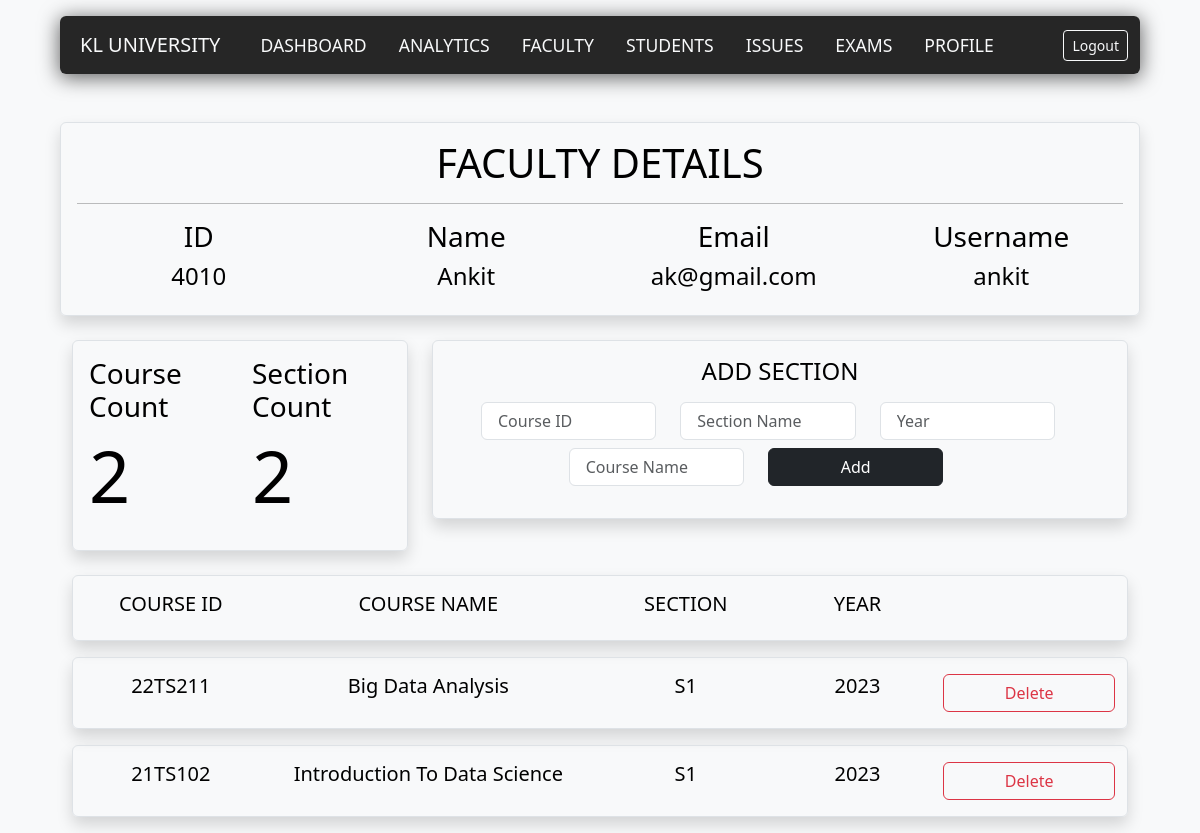
The page /faculty/4010 (signed in) on the database its author committed.
### dashboard/models.py (models this page shows)
class Faculty(models.Model):
    admin_username = models.fields.CharField(max_length=50)
    teacher_id = models.fields.CharField(max_length=50)
    name = models.fields.CharField(max_length=100)
    email = models.fields.EmailField(max_length=100,unique = True)
    username = models.fields.CharField(max_length=50,unique = True)
    password = models.fields.CharField(max_length=30)

class Section(models.Model):
    admin_username = models.fields.CharField(max_length=50)
    teacher_id = models.fields.CharField(max_length=50)
    teacher_name = models.fields.CharField(max_length=100)
    course_id = models.fields.CharField(max_length=50)
    course_name = models.fields.CharField(max_length=100)
    section_id = models.fields.CharField(max_length=75)
    section_name = models.fields.CharField(max_length=25)
    year = models.fields.CharField(max_length=4)
    active = models.fields.BooleanField(default=True)

### dashboard/views.py (the view)
# urls.py: path('faculty/<slug:id>',dashboardviews.admin_faculty_details,name="faculty-details"),
def admin_faculty_details(request,id):
    if request.method == "POST":
        data = request.POST
        newSection = Section()
        faculty = Faculty.objects.filter(Q(admin_username=request.session['username']) & Q(teacher_id=id))
        faculty = faculty[0]
        newSection.admin_username = request.session['username']
        newSection.teacher_id = faculty.teacher_id
        newSection.teacher_name = faculty.name
        newSection.course_id = data.get('course_id').replace(" ", "")
        newSection.course_name = data.get('course_name')
        newSection.section_name = data.get('section_name')
        newSection.year = data.get('year')
        newSection.section_id =  (newSection.year + newSection.course_id + newSection.section_name).replace(" ","")
        try:
            if request.session['username'] == "guestadmin":
                raise Exception("!Modification Of Guest Account Is Not Supported")
            newSection.save()
            sectionList = Section.objects.filter(Q(admin_username=request.session['username']) & Q(teacher_id=id) & Q(active=True))
            courseCount = sectionList.values('course_id').distinct().count()
            return render(request,'dashboard/admin_faculty_details.html',{"uni_name" : request.session['uni_name'] ,"faculty" : faculty,"success" : "Section Added Successfully", "sectionList" : sectionList, "sectionCount" : len(sectionList), "courseCount" : courseCount})
        except Exception as e:
            e = str(e)
            error = "Something Went Wrong"
            if e[0] == '!':
                error = "Modification Of Guest Account Is Not Supported"
            sectionList = Section.objects.filter(Q(admin_username=request.session['username']) & Q(teacher_id=id) & Q(active=True))
            courseCount = sectionList.values('course_id').distinct().count()
            return render(request,'dashboard/admin_faculty_details.html',{"uni_name" : request.session['uni_name'] ,"faculty" : faculty,"error":error, "sectionList" : sectionList, "sectionCount" : len(sectionList), "courseCount" : courseCount})
    elif request.session.has_key('user') and request.session['user'] == 'admin':
        faculty = Faculty.objects.filter(Q(admin_username=request.session['username']) & Q(teacher_id=id))
        faculty = faculty[0]
        sectionList = Section.objects.filter(Q(admin_username=request.session['username']) & Q(teacher_id=id) &Q(active=True))
        courseCount = sectionList.values('course_id').distinct().count()
        return render(request,'dashboard/admin_faculty_details.html',{"uni_name" : request.session['uni_name'] ,"faculty" : faculty, "sectionList" : sectionList, "sectionCount" : len(sectionList), "courseCount" : courseCount})
    else:
        return redirect('/login')

### dashboard/templates/dashboard/admin_faculty_details.html (shortened to what this page needs)
{%extends "dash_base.html"%}
{%block content%}
<div class=" navbox container rounded mt-3">
    <nav class="navbar navbar-expand-lg row">
      <div class="container-fluid">
        <a class="navbar-brand text-light col text-uppercase display-5 p-2" href="">{{uni_name}}</a>
        <div class="collapse navbar-collapse" id="navbarNavDropdown">
          <ul class="navbar-nav col">
            <li class="nav-item px-2">
              <a class="nav-link text-light text-uppercase"  href="/dashboard">Dashboard</a>
            </li>
            <li class="nav-item px-2">
              <a class="nav-link text-light text-uppercase" href="{% url 'admin-analytics' %}">Analytics</a>
            </li>
            <li class="nav-item px-2">
              <a class="nav-link text-light text-uppercase" href="{% url 'faculty' %}">Faculty</a>
            </li>
            <li class="nav-item px-2">
              <a class="nav-link text-light text-uppercase" href="{% url 'students' %}">Students</a>
            </li>
            <li class="nav-item px-2">
              <a class="nav-link text-light text-uppercase" href="{% url 'issues' %}">Issues</a>
            </li>
            <li class="nav-item px-2">
              <a class="nav-link text-light text-uppercase" href="{% url 'admin-exams' %}">Exams</a>
            </li>
            <li class="nav-item px-2">
              <a class="nav-link text-light text-uppercase" href="{% url 'admin-profile' %}">Profile</a>
            </li>
          </ul>
          <a class="btn btn-outline-light btn-sm " href="{%url 'logout'%}">
            Logout
          </a>
        </div>
      </div>
    </nav>
    </div>
<div class="container mt-5">
    <div class="row ">
       <div class="p-3 border rounded shadow">
            <div class="display-6 text-center fw-light">FACULTY DETAILS</div>
            <hr/>
            <div class="row text-center">
                <div class="col-3  h3 fw-light">
                <strong> ID </strong>
                </div>
                <div class="col-3  h3 fw-light">
                <strong> Name </strong>
                </div>
                <div class="col-3  h3 fw-light">
                <strong> Email </strong>
                </div>
                <div class="col-3  h3 fw-light">
                    <strong> Username </strong>
                </div>
            </div>
            <div class="row text-center">
                <div class="col-3  h4 fw-light">
                {{faculty.teacher_id}}
                </div>
                <div class="col-3  h4 fw-light">
                {{faculty.name}}
                </div>
                <div class="col-3  h4 fw-light">
                {{faculty.email}}
                </div>
                <div class="col-3  h4 fw-light">
                 {{faculty.username}}
                 </div>
            </div>
       </div>
    </div>
</div>
<form action = "" method = "POST">
<div class="container mt-4">
    <div class="row ">
      <div class="col-4">
       <div class="p-3 border rounded shadow">
        <div class=" row ">
          <h3 class="col fw-light">Course Count</h3>
          <h3 class="col fw-light">Section Count</h3>
        </div>
        <div class="row ">
          <h1 class=" col display-2 mb-3">{{courseCount}}</h1>
          <h1 class=" col display-2 mb-3">{{sectionCount}}</h1>
        </div>
       </div>
      </div>
      <div class="col">
        <div class="px-5 border rounded shadow  ">
          <div class="row my-3 ">
            <h4 class="fw-light text-center text-uppercase">Add Section</h4>
            <div class="row auto">
           <div class="col-4 mt-2 mb-2">
            <input class="form-control px-3 mb-2" type="text" placeholder="Course ID" list="courseID" name="course_id" />
            <input class="form-control px-3 mb-2 offset-6" type="text" placeholder="Course Name" list="courseName" name="course_name" />
           </div>
           <div class="col-4 mt-2">
            <input class="form-control px-3 mb-2" type="text" placeholder="Section Name" list="sectionName" name="section_name"/>
            <button class="col-12 btn btn-dark offset-6 " type="submit"> Add </button>
           </div>
           <div class="col-4 mt-2">
            <input class="form-control px-3 mb-2" type="text" placeholder="Year" list="year" name="year"/>
           </div>
        </div>
          </div>
        </div>
      </div>
    </div>
  </div>
</form>
<div class="container mt-4 mb-1">
    <div class="border rounded shadow px-4 py-3">
      <div class="row text-center">
          <h5 class="col-2  text-uppercase"> Course ID</h5>
          <h5 class="col-4  text-uppercase"> Course Name</h5>
          <h5 class="col-2  text-uppercase"> Section</h5>
          <h5 class="col-2  text-uppercase"> Year</h5>
      </div>
    </div>
  </div>
{%for section in sectionList%}
<div class="container mt-3 mb-3">
  <div class="border rounded shadow px-4 py-3">
    <div class="row text-center">
        <h5 class="col-2 fw-light"> {{section.course_id}}</h5>
        <h5 class="col-4 fw-light"> {{section.course_name}}</h5>
        <h5 class="col-2 fw-light"> {{section.section_name}}</h5>
        <h5 class="col-2 fw-light"> {{section.year}}</h5>
        <a class="col-2 btn  btn-outline-danger" href="/faculty/{{faculty.teacher_id}}/delete/{{section.section_id}}" onclick="return confirm('Are you sure?');">Delete</a>
    </div>
  </div>
</div>
{%endfor%}
{%endblock%}

### static/css/dashboard.css (style rules this page uses)
.container { width: 90%; }
.navbox { background-color: #000000d8; box-shadow: 0px 3px 20px 1px rgba(0, 0, 0, 0.604); }
.navbar .navbar-nav .nav-link { color: #FFFFFF; font-size: 1.1em; }
.navbar .navbar-nav .nav-item { position: relative; }
.navbar .navbar-nav .nav-item::after { position: absolute; bottom: 0; left: 0; right: 0; margin: auto; background-color: #FFFFFF; width: 0%; content: ""; height: 4px; transition: all 0.5s; }

### rows shown on the page
Faculty: teacher_id "4010", name "Ankit", email "ak@gmail.com", username "ankit"
Section: course_id "22TS211", course_name "Big Data Analysis", section_name "S1", year "2023"
Section: course_id "21TS102", course_name "Introduction To Data Science", section_name "S1", year "2023"

### other values the page prints
{{ uni_name }} "KL UNIVERSITY"
{{ courseCount }} "2"
{{ sectionCount }} "2"
